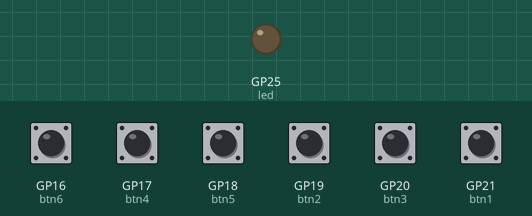
Recording of a program running on a simulated Raspberry Pi Pico running CircuitPython. Parts: output pins drawn as LEDs (lit = HIGH). The test bench sets the inputs (shaded band); at power-on: GP16 (btn6), GP17 (btn4), GP18 (btn5), GP19 (btn2), GP20 (btn3), GP21 (btn1) HIGH. Random numbers come from a fixed seed; USB keyboard and mouse output is not drawn.

Above: at 1.2 s.
1.3 s: GP18 (btn5) pulled LOW for 0.15 s
At 2.5 s:
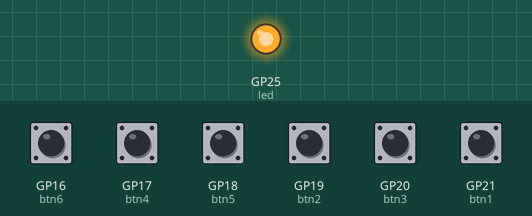
2.9 s: GP16 (btn6) pulled LOW for 1 s
At 4.2 s:
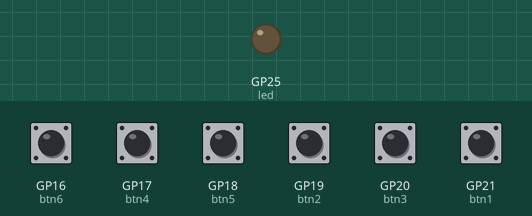
5.4 s: GP18 (btn5) pulled LOW for 1 s
At 6.2 s:
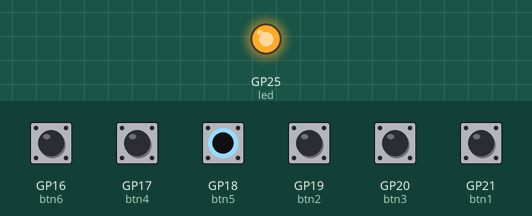
Timing chart, 0 to 8.4 s (numbered marks = the images above; inputs shaded):
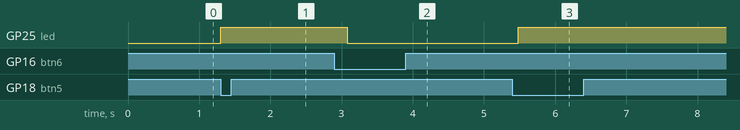

The program:

Pico_Hotkey_Jiggler.py
```python
# Uses circuitpython
# add /adafruit_hid to root

import time
import board
import usb_hid
import random
from digitalio import DigitalInOut, Direction, Pull
from adafruit_hid.keyboard import Keyboard
from adafruit_hid.keycode import Keycode
from adafruit_hid.keyboard_layout_us import KeyboardLayoutUS
from adafruit_hid.mouse import Mouse

led = DigitalInOut(board.LED)
led.direction = Direction.OUTPUT
led.value = False

# setup a keyboard and mouse
kbd = Keyboard(usb_hid.devices)
layout = KeyboardLayoutUS(kbd)
mse = Mouse(usb_hid.devices)

btn1 = DigitalInOut(board.GP21) # pin connected
btn1.direction = Direction.INPUT # no clue what this is for
btn1.pull = Pull.UP    # 4 pole clicky switches

btn2 = DigitalInOut(board.GP19) # pin connected
btn2.direction = Direction.INPUT # no clue what this is for
btn2.pull = Pull.UP    # 4 pole clicky switches

btn3 = DigitalInOut(board.GP20) # pin connected
btn3.direction = Direction.INPUT # no clue what this is for
btn3.pull = Pull.UP    # 4 pole clicky switches

btn4 = DigitalInOut(board.GP17) # pin connected
btn4.direction = Direction.INPUT # no clue what this is for
btn4.pull = Pull.UP    # 4 pole clicky switches

btn5 = DigitalInOut(board.GP18) # pin connected
btn5.direction = Direction.INPUT # no clue what this is for
btn5.pull = Pull.UP    # 4 pole clicky switches

btn6 = DigitalInOut(board.GP16) # pin connected
btn6.direction = Direction.INPUT # no clue what this is for
btn6.pull = Pull.UP    # 4 pole clicky switches

while True:
    if not btn1.value: # Button down status
        kbd.press(Keycode.SHIFT)
        time.sleep(0.05)
        kbd.press(Keycode.ALT)
        time.sleep(0.05)
        kbd.send(Keycode.P)
        time.sleep(0.05)
        kbd.release(Keycode.SHIFT, Keycode.ALT)
        time.sleep(0.02)
    if not btn2.value:
        kbd.press(Keycode.SHIFT)
        time.sleep(0.05)
        kbd.press(Keycode.WINDOWS)
        time.sleep(0.05)
        kbd.send(Keycode.S)
        time.sleep(0.05)
        kbd.release(Keycode.SHIFT)
        time.sleep(0.02)
        kbd.release(Keycode.WINDOWS)
        time.sleep(0.02)
    if not btn3.value:
        layout.write("This is a test string!\nYou can put anything you want here.\n")
    if not btn4.value:
        kbd.send(Keycode.FOUR)
    if not btn5.value:
        while True:
            if btn6.value:
                led.value = True
                for x in range(random.randint(0, 3)):
                    if not btn6.value:
                        break
                    mse.move(50, 0, 0)
                    if not btn6.value:
                        break
                    time.sleep(random.uniform(0.2, 1.2))
                    if not btn6.value:
                        break
                    mse.move(0, 0, random.randint(-8, -3))
                    if not btn6.value:
                        break
                    time.sleep(random.uniform(0.8, 1.6))
                    if not btn6.value:
                        break
                    mse.move(0, -10, 0)
                    if not btn6.value:
                        break
                    mse.move(0, 0, random.randint(-18, -7))
                    if not btn6.value:
                        break
                    time.sleep(random.uniform(0.6, 3.8))
                    if not btn6.value:
                        break
                    mse.move(-50, 0, 0)
                    if not btn6.value:
                        break
                    time.sleep(random.uniform(2, 4.1))
                    if not btn6.value:
                        break
                    mse.move(0, 10, 0)
                mse.move(0, 0, random.randint(2, 7))
                if not btn6.value:
                    led.value = False
                    break
                time.sleep(random.uniform(0.2, 2.9))
            if not btn6.value:

                break
    else: # Button up status
        pass
    time.sleep(0.1)
```

Measured:
- after the input at 1.3 s, GP25 (led): LOW → HIGH at once
- after the input at 2.9 s, GP25 (led): HIGH → LOW after 0.18 s
- after the input at 5.4 s, GP25 (led): LOW → HIGH after 0.08 s
